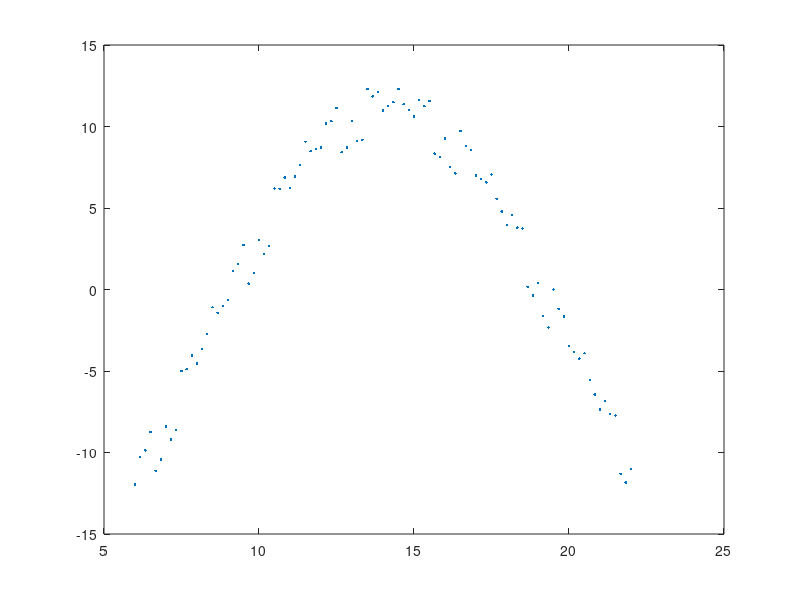

This figure's MATLAB source: (Note: this script raises an error after producing the figure.)
load('vinter.mat');

time = vinterdag(1:97) + vinterdag(98:194)/60;
temp = vinterdag(195:291);

plot(time', temp', '.')
hold on

f = fittype('c1 + c2*sin(2*pi*x/24) + c3*cos(2*pi*x/24)'); 
fit1 = fit(time',temp', f, 'Startpoint', [1 1 1]);

plot(fit1)

maxx = 0;
maxy = 0;

for x=6:0.01:22
    if maxy < fit1(x)
        maxy = fit1(x);
        maxx = x;
    end
end

plot(maxx, maxy, 'g*')
text(maxx, maxy+2, ['T=' int2str(maxy)])



